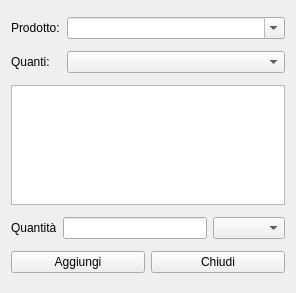
<?xml version="1.0" encoding="UTF-8"?>
<ui version="4.0">
 <class>HLastLots</class>
 <widget class="QWidget" name="HLastLots">
  <property name="geometry">
   <rect>
    <x>0</x>
    <y>0</y>
    <width>296</width>
    <height>293</height>
   </rect>
  </property>
  <property name="windowTitle">
   <string>Aggiungi lotto fuori ricettta</string>
  </property>
  <layout class="QVBoxLayout" name="verticalLayout">
   <item>
    <layout class="QHBoxLayout" name="horizontalLayout">
     <item>
      <widget class="QLabel" name="label_2">
       <property name="maximumSize">
        <size>
         <width>50</width>
         <height>16777215</height>
        </size>
       </property>
       <property name="text">
        <string>Prodotto:</string>
       </property>
      </widget>
     </item>
     <item>
      <widget class="QComboBox" name="cbProducts">
       <property name="editable">
        <bool>true</bool>
       </property>
      </widget>
     </item>
    </layout>
   </item>
   <item>
    <layout class="QHBoxLayout" name="horizontalLayout_3">
     <item>
      <widget class="QLabel" name="label">
       <property name="maximumSize">
        <size>
         <width>50</width>
         <height>16777215</height>
        </size>
       </property>
       <property name="text">
        <string>Quanti:</string>
       </property>
      </widget>
     </item>
     <item>
      <widget class="QComboBox" name="cbLastLots"/>
     </item>
    </layout>
   </item>
   <item>
    <widget class="QListView" name="lvLastLots">
     <property name="maximumSize">
      <size>
       <width>16777215</width>
       <height>120</height>
      </size>
     </property>
     <property name="font">
      <font>
       <pointsize>12</pointsize>
      </font>
     </property>
     <property name="editTriggers">
      <set>QAbstractItemView::NoEditTriggers</set>
     </property>
     <property name="alternatingRowColors">
      <bool>true</bool>
     </property>
     <property name="selectionBehavior">
      <enum>QAbstractItemView::SelectRows</enum>
     </property>
    </widget>
   </item>
   <item>
    <layout class="QHBoxLayout" name="horizontalLayout_4">
     <item>
      <widget class="QLabel" name="label_3">
       <property name="text">
        <string>Quantità</string>
       </property>
      </widget>
     </item>
     <item>
      <widget class="QLineEdit" name="leQua"/>
     </item>
     <item>
      <widget class="QComboBox" name="cbUI"/>
     </item>
    </layout>
   </item>
   <item>
    <layout class="QHBoxLayout" name="horizontalLayout_2">
     <item>
      <widget class="QPushButton" name="pushButton">
       <property name="text">
        <string>Aggiungi</string>
       </property>
       <property name="icon">
        <iconset resource="icons.qrc">
         <normaloff>:/Resources/Accept64.png</normaloff>:/Resources/Accept64.png</iconset>
       </property>
      </widget>
     </item>
     <item>
      <widget class="QPushButton" name="pushButton_2">
       <property name="text">
        <string>Chiudi</string>
       </property>
       <property name="icon">
        <iconset resource="icons.qrc">
         <normaloff>:/Resources/Actions-window-close-icon.png</normaloff>:/Resources/Actions-window-close-icon.png</iconset>
       </property>
      </widget>
     </item>
    </layout>
   </item>
  </layout>
 </widget>
 <resources>
  <include location="icons.qrc"/>
 </resources>
 <connections/>
</ui>
